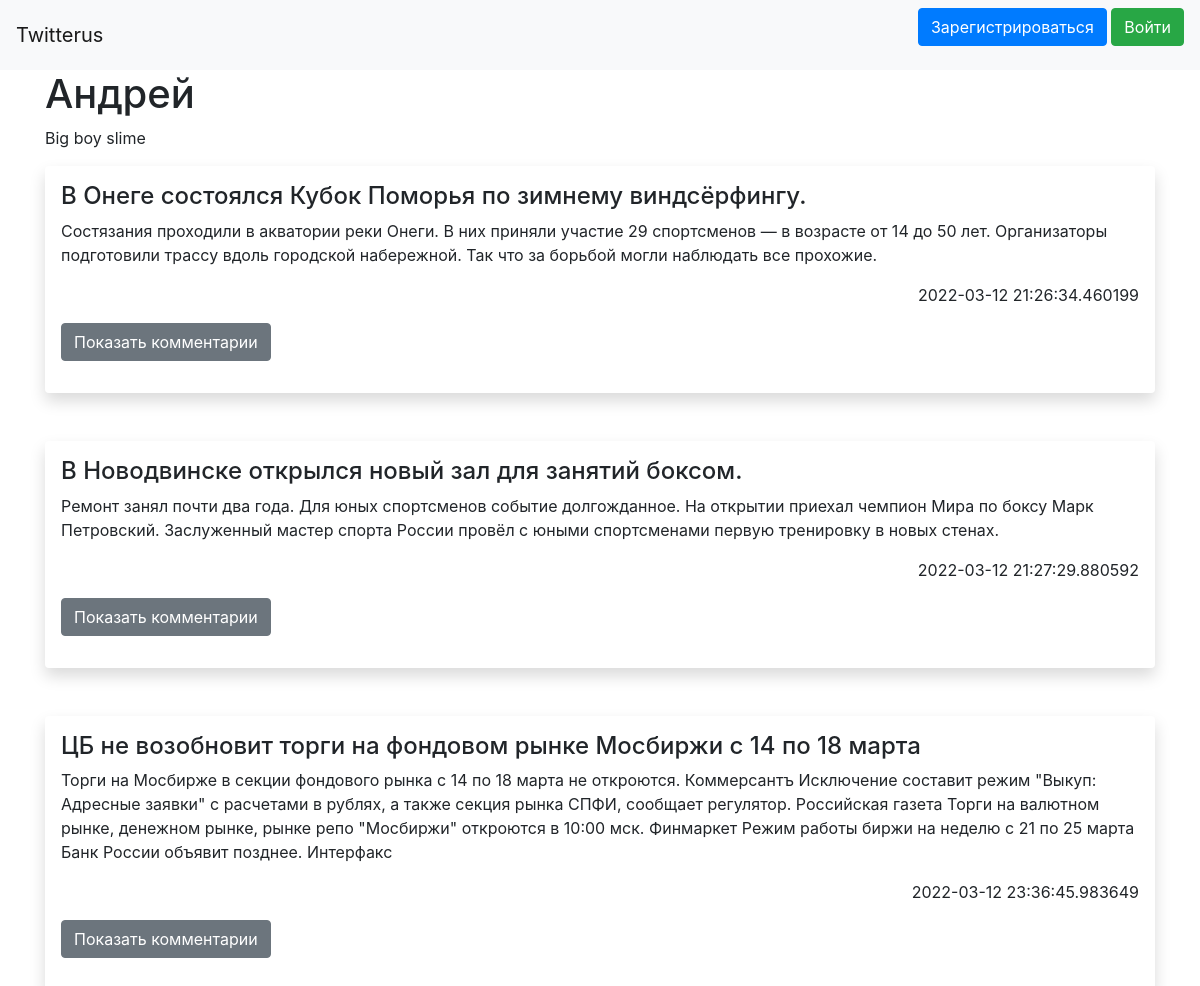
The page /user/1 on the database as committed earlier.
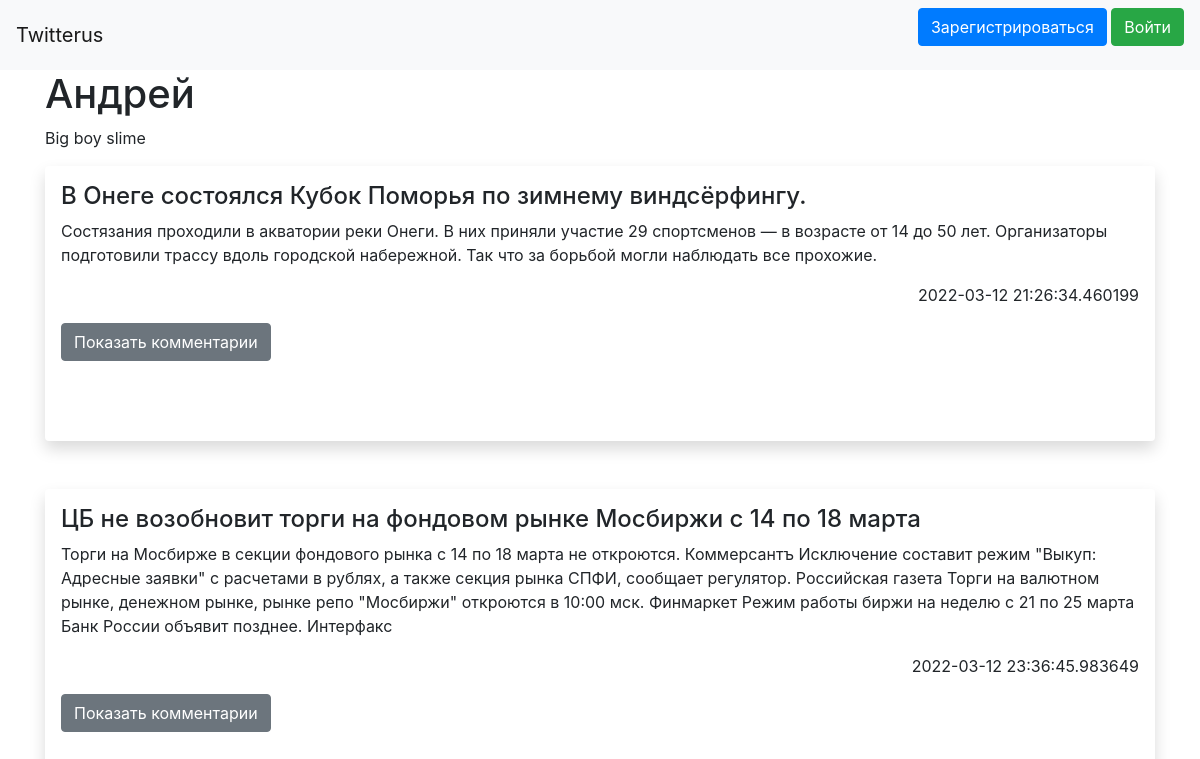
The same page on the database as committed later.
### data/posts.py (models this page shows)
class Post(SqlAlchemyBase, SerializerMixin):
    __tablename__ = 'posts'
    id = sqlalchemy.Column(sqlalchemy.Integer, primary_key=True, autoincrement=True)
    title = sqlalchemy.Column(sqlalchemy.String)
    creater_id = sqlalchemy.Column(sqlalchemy.Integer, sqlalchemy.ForeignKey("users.id"))
    text = sqlalchemy.Column(sqlalchemy.String)
    create_data = sqlalchemy.Column(sqlalchemy.DateTime, default=datetime.datetime.now)
    user = orm.relation('User')

### app.py (the view, shortened to what this page needs)
@app.route('/user/<int:user_id>', methods=['GET', 'POST'])
def get_user(user_id):
    db_sess = db_session.create_session()
    user = db_sess.query(User).get(user_id)
    if user:
        all_post = db_sess.query(Post).filter(Post.creater_id == user_id)
        comments = db_sess.query(Comment).all()
        form = AddCommentForm()
        return render_template('user.html', title=user.nick, name=user.name, about=user.about, posts=all_post, id=user_id, comments=comments, form=form)
    return jsonify({'error': 'user not found'})

### data/db_session.py (called while the page is built)
def create_session() -> Session:
    global __factory
    return __factory()

### templates/user.html (shortened to what this page needs)
{% extends "base.html" %}
{% block content %}
<h1>{{ name }}</h1>
<div>
    <p>
        {{ about }}
    </p>
</div>
{% for item in posts %}
<div class="shadow p-3 mb-5 bg-body rounded">
    <h4>{{ item.title }}
    </h4>
    <p>{{ item.text }}</p>
    <div align="right">
        <p>{{ item.create_data }}</p>
    </div>
    <p>
        <button class="btn btn-secondary" type="button" data-bs-toggle="collapse" data-bs-target="#collapseWidthExample{{ item.id }}" aria-expanded="false" aria-controls="collapseWidthExample{{ item.id }}">
            Показать комментарии
        </button>
    </p>
    {% for com in comments[::-1] %}
        {% if com.main_post == item.id %}
        <br>
        {% endif %}
    {% endfor %}
</div>
{% endfor %}
{% endblock %}

Rows that differ between the two databases and show on the page:
removed Post: title "В Новодвинске открылся новый зал для занятий боксом.", text "Ремонт занял почти два года. Для юных спортсменов событие долгожданное. На открытии приехал чемпион Мира по боксу Марк Петровский. Заслуженный мастер спорта России провёл с юными спортсменами первую тренировку в новых стенах.", create_data "2022-03-12 21:27:29.880592"
